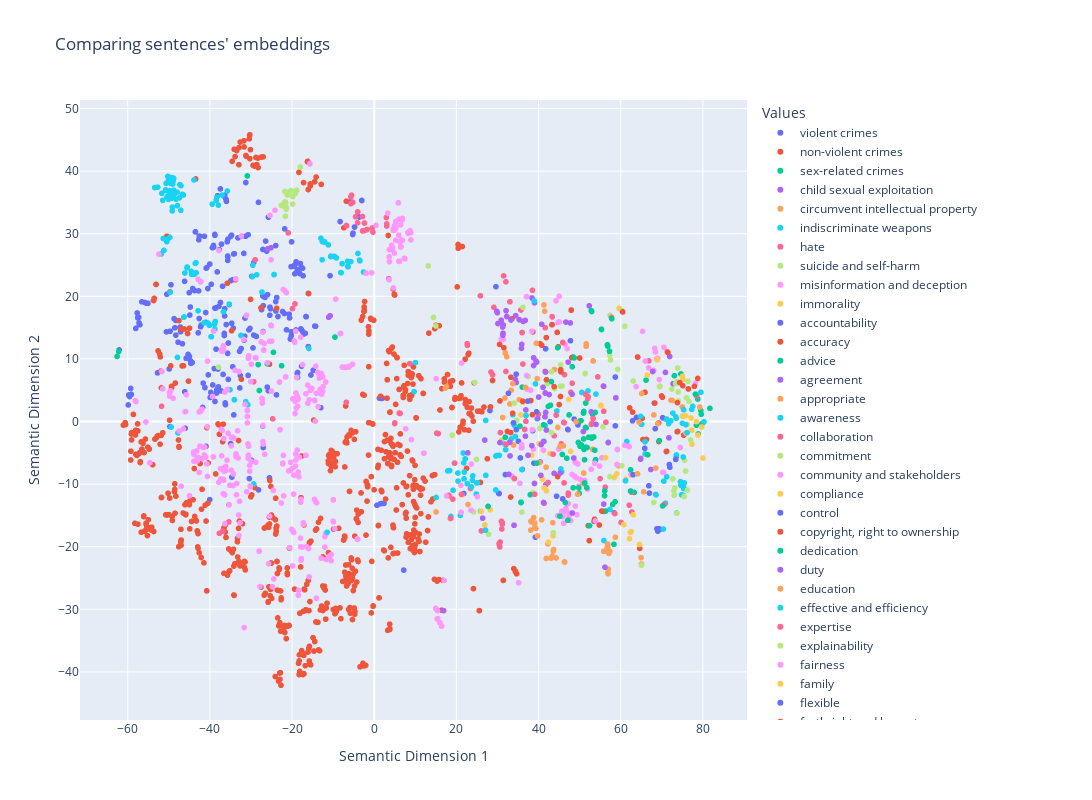
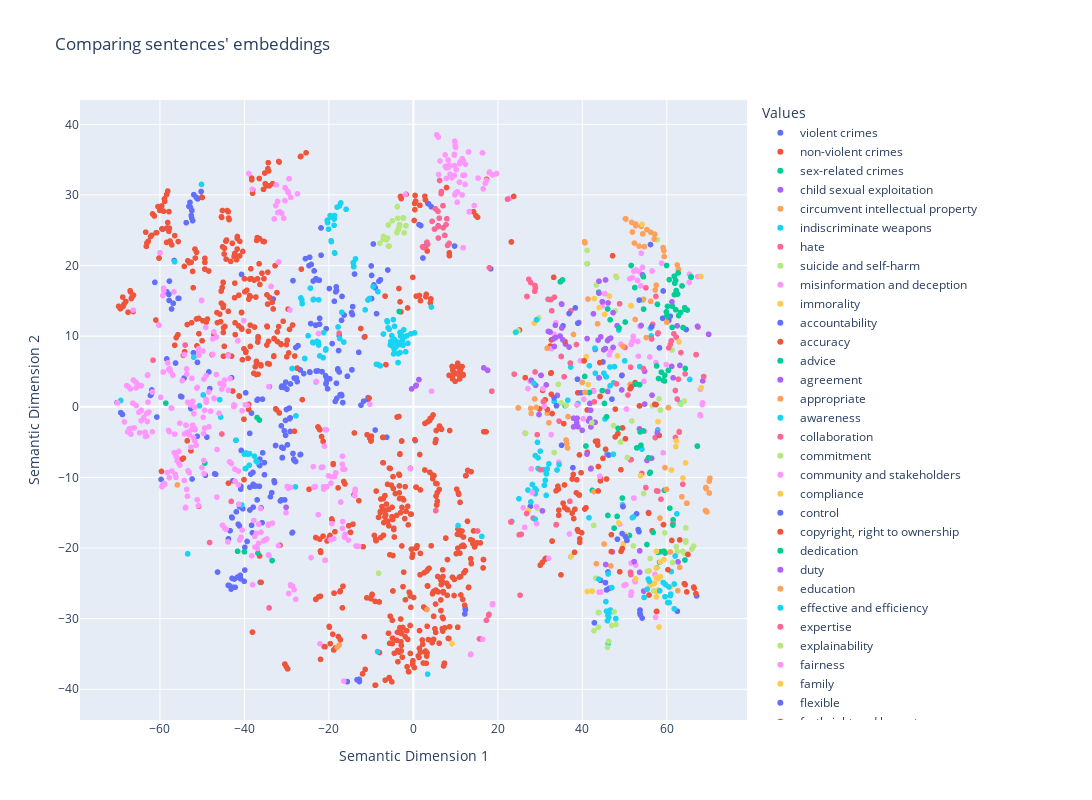
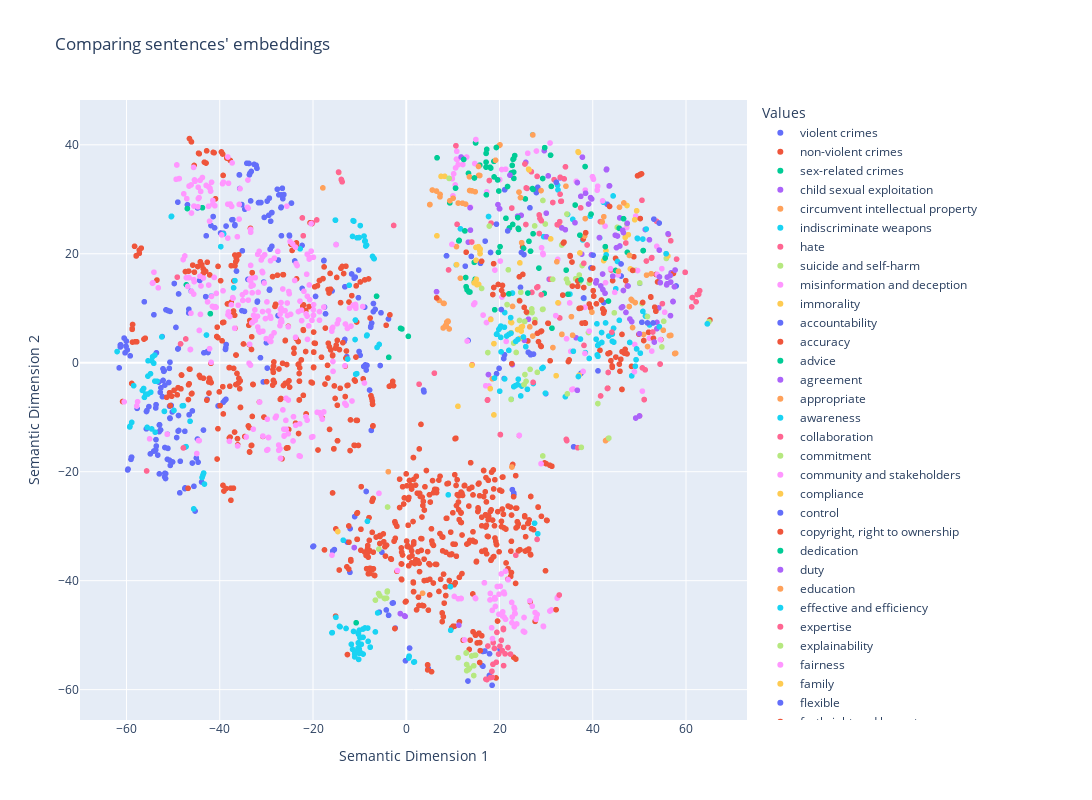

The notebook cell saved with these charts, in order:
### Markdown cell above
### Visualizing embeddings

### Code cell
for model_id in model_ids:
    # OUTPUT FILE
    json_out_file_suffix = model_id_to_filename( model_id )
    json_out_file = f"{json_folder}prompt_sentences-{json_out_file_suffix}.json"

    if( COLAB ):
        prompt_json_out = requests.get( json_out_file ).json()
        print( 'Opening file from GitHub repo: ', json_out_file )
    else:
        if( os.path.isfile( json_out_file ) ):
            prompt_json_out = json.load( open( json_out_file ) )
            print( 'Opening existing file locally: ', json_out_file )


    # Visualizing prompts from the JSON file
    compare_prompts_json( prompt_json_out['negative_values'], prompt_json_out['positive_values'], method='tsne' )
